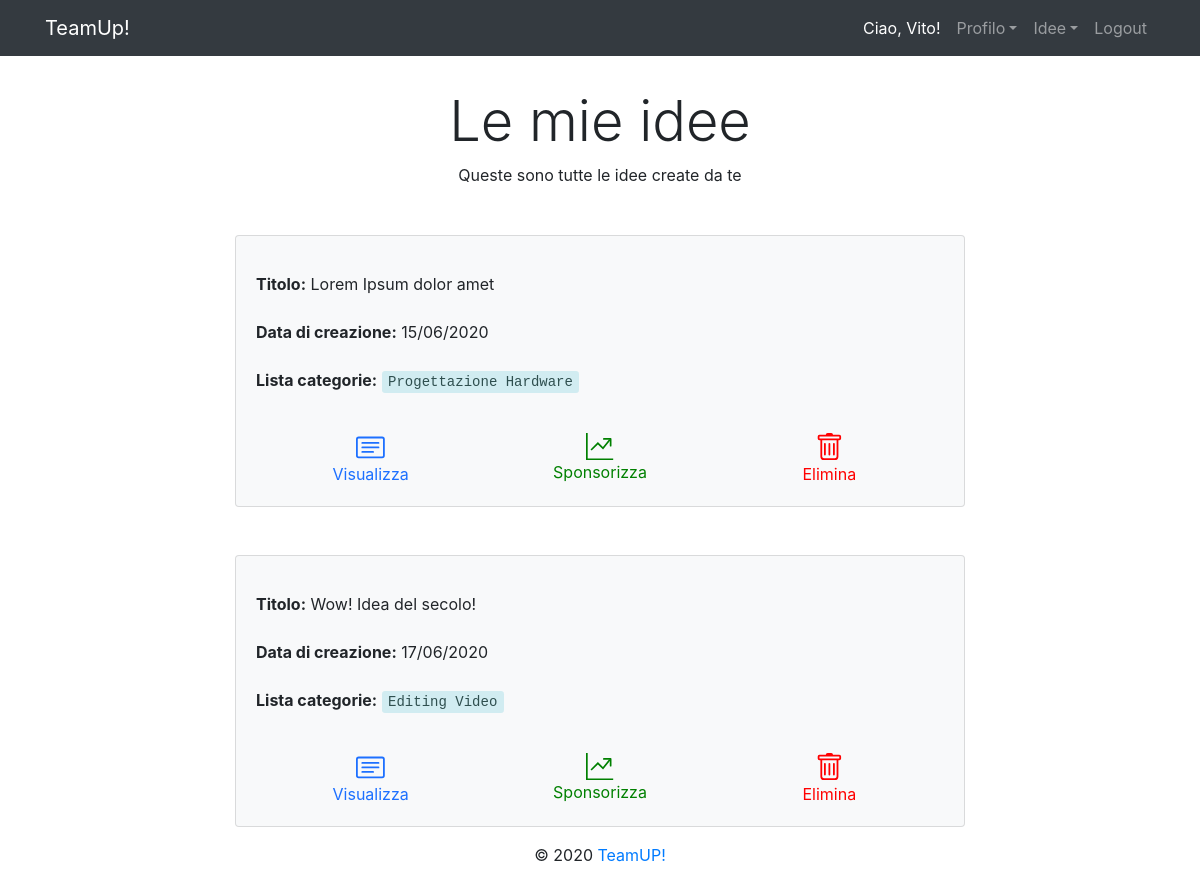
/ideas/getIdeasByOwnerId (signed in), run on the app's committed database.
### tables this page shows
CREATE TABLE IF NOT EXISTS `idea` (
  `id` int(11) NOT NULL AUTO_INCREMENT,
  `title` varchar(255) NOT NULL,
  `ownerId` int(11) NOT NULL,
  `description` text NOT NULL,
  `creationDate` timestamp NOT NULL DEFAULT CURRENT_TIMESTAMP,
  `sponsorEndDate` date DEFAULT NULL,
  `sponsorCategoryid` int(11) DEFAULT NULL,
  PRIMARY KEY (`id`),
  KEY `fk_idea_users_idx` (`ownerId`),
  KEY `fk_idea_sponsorCategoryModel1_idx` (`sponsorCategoryid`)
);

CREATE TABLE IF NOT EXISTS `ideaCategory` (
  `id` int(11) NOT NULL AUTO_INCREMENT,
  `description` varchar(255) NOT NULL,
  PRIMARY KEY (`id`)
);

### app/controllers/Ideas.php (called while the page is built, shortened)
<?php
class Ideas extends Controller {
    private $ideaModel;
    private $categoryModel;
    public function __construct(){
        $this->ideaModel = $this->model(IdeaModel::class);
        $this->categoryModel = $this->model("IdeaCategoryModel");
    }
    public function getIdeasByOwnerId(){
        $data = [];
        $dto =[IDEADTO, CATEGORIES];
        $ideas = $this->ideaModel->getIdeasByOwnerId($_SESSION[USER_ID_KEY]);
        foreach ($ideas as $idea){
            $dto[IDEADTO] = null;
            $dto[CATEGORIES] = null;
            $dto[IDEADTO] = $idea;
            $dto[CATEGORIES] = $this->categoryModel->getCategoryByIdea($idea->getId());
            array_push($data,$dto);
        }
        $this->view('ideas/myIdeas', $data);
    }
}

### app/libraries/Core.php (called while the page is built, shortened)
<?php
  class Core
  {
      protected $currentMethod = 'bestIdeas';
      public function __construct()
      {
          $url = $this->getUrl();
          if ($url > 0 && file_exists('../app/controllers/' . ucwords($url[0]) . '.php')) {
              unset($url[0]);
          }
          $this->currentController = new $this->currentController;
          if (isset($url[1]) && method_exists($this->currentController, $url[1])) {
              $this->currentMethod = $url[1];
              unset($url[1]);
          }
          $this->params = $url ? array_values($url) : [];
          call_user_func_array([$this->currentController, $this->currentMethod], $this->params);
      }
      public function getUrl(){
          if (isset($_GET['url'])) {
              $url = rtrim($_GET['url'], '/');
              $url = filter_var($url, FILTER_SANITIZE_URL);
              return explode('/', $url);
          }
          return null;
      }
  }

### public/index.php (called while the page is built, shortened)
<?php
$init = new Core;

### app/libraries/Database.php (called while the page is built, shortened)
<?php
class Database {
    private $dbh;
    private $stmt;
    public function __construct(){
        $dsn = 'mysql:host=' . DB_HOST . ';dbname=' . DB_NAME;
        $options = array(
            PDO::ATTR_PERSISTENT => true,
            PDO::ATTR_ERRMODE => PDO::ERRMODE_EXCEPTION
        );
        try{
            $this->dbh = new PDO($dsn, DB_USER, DB_PASS, $options);
        } catch(PDOException $e){
            echo $e->getMessage();
        }
    }
    public function query($sql){
        $this->stmt = $this->dbh->prepare($sql);
    }
    public function bind($param, $value, $type = null){
        if(is_null($type)){
            switch(true){
                default:
                    $type = PDO::PARAM_STR;
            }
        }
        $this->stmt->bindValue($param, $value, $type);
    }
    public function execute(){
        return $this->stmt->execute();
    }
    public function classesFromResultSet($className){
        $this->execute();
        return $this->stmt->fetchAll(PDO::FETCH_CLASS, $className);
    }
}

### app/models/IdeaModel.php (called while the page is built, shortened)
<?php
class IdeaModel{
    private $database;
    public function __construct(){
        $this->database = new Database();
    }
    public function getIdeasByOwnerId($id){
        $this->database->query(GET_IDEA_BY_OWNER_ID_QUERY);
        $this->database->bind(":ownerId", $id);
        return $this->database->classesFromResultSet(IDEADTO::class);
    }
}
class IdeaDTO {
    private $id;
    private $title;
    private $creationDate;
    public function getId()
    {
        return $this->id;
    }
    public function getTitle()
    {
        return $this->title;
    }
    public function getCreationDate()
    {
        return $this->creationDate;
    }
}

### app/models/IdeaCategoryModel.php (called while the page is built, shortened)
<?php
class IdeaCategoryModel{
    private $database;
    public function __construct(){
        $this->database = new Database();
    }
    public function getCategoryByIdea($ideaId){
        $this->database->query(GET_CATEGORYBYIDEA);
        $this->database->bind(IDEA_ID_PARAM, $ideaId);
        return $this->database->classesFromResultSet(IdeaCategoryDTO::class);
    }
}
class IdeaCategoryDTO{
    private $description;
    public function getDescription()
    {
        return $this->description;
    }
}

### app/views/ideas/myIdeas.php (the view, shortened to what this page needs)
<?php require APPROOT . '/views/inc/header.php'; ?>
<div class="row">
    <div class="container rounded mt-3 col-md-8">
        <div class="container text-center">
            <label class="display-4 ">Le mie idee</label>
            <p>Queste sono tutte le idee create da te</p>
        </div>
        <?php if(isset($data) && !empty($data)) : foreach($data as $dto): ?>
            <div class="card card-body rounded bg-light mt-5">
                <div class="justify-center">
                    <div class="form-group mt-3 ">
                        <label for="title" class="display-5 font-weight-bolder">Titolo: </label>
                        <label for="firstName"><?php echo $dto[IDEADTO]->getTitle();?></label>
                    </div>
                    <div class="form-group mt-3 ">
                        <label for="creationDate" class="display-5 font-weight-bolder">Data di creazione: </label>
                        <label for="creationDate"><?php echo date_format(new DateTime($dto[IDEADTO]->getCreationDate()), DATE_FORMAT);?></label>
                    </div>
                    <div class="form-group mt-3 text-left">
                        <label for="firstName" class="display-5 font-weight-bolder">Lista categorie: </label>
                        <?php  foreach($dto[CATEGORIES] as $ideaCategory): ?>
                            <kbd style= "color:darkslategray;" class="alert-info"><label for="description"><?php echo $ideaCategory->getDescription(); ?></label></kbd>
                        <?php endforeach; ?>
                    </div>
                    <div class="container">
                        <div class="row text-center">
                            <div class="col-4 mt-3 ">
                                <a href="<?php echo URLROOT; ?>/ideas/showIdea/<?php echo $dto[IDEADTO]->getId(); ?>" style="color: #1d70ff">
                                    <div class="row d-flex justify-content-center">
                                    </div>
                                    <div class="row">
                                        <div class="col-md-12">Visualizza</div>
                                    </div>
                                </a>
                            </div>
                            <div class="col-4 mt-3 ">
                                <a href="<?php echo URLROOT; ?>/ideas/sponsorIdea/<?php echo $dto[IDEADTO]->getId(); ?>" style="color: green">
                                    <div class="row d-flex justify-content-center">
                                    </div>
                                    <div class="row">
                                        <div class="col-md-12">Sponsorizza</div>
                                    </div>
                                </a>
                            </div>
                            <div class="col-4 mt-3 ">
                                <a href="<?php echo URLROOT; ?>/ideas/deleteIdea/<?php echo $dto[IDEADTO]->getId(); ?>"  style="color: red">
                                    <div class="row d-flex justify-content-center">
                                    </div>
                                    <div class="row">
                                        <div class="col-md-12">Elimina</div>
                                    </div>
                                </a>
                            </div>
                        </div>
                    </div>
                </div>
            </div>
        <?php endforeach; ?>
        <?php else : ?>
            <div class="alert alert-warning text-center mt-5 mb-5" role="alert">
               Non sei proprietario di nessuna idea!
            </div>
        <?php endif; ?>
    </div>
</div>
<?php require APPROOT . '/views/inc/footer.php'; ?>

### data on the page
idea: title "Lorem Ipsum dolor amet", creationDate "15/06/2020"
ideacategory: description "Progettazione Hardware"
idea: title "Wow! Idea del secolo!", creationDate "17/06/2020"
ideacategory: description "Editing Video"

### other printed values
SITENAME "TeamUp!"
$_SESSION['userFirstName'] "Vito"
